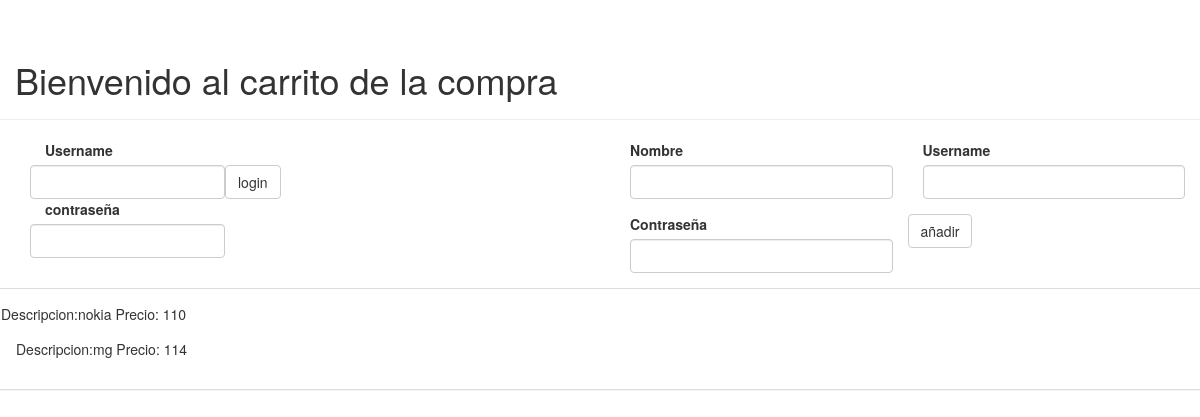
The page / on the database its author committed.
### tables this page shows
CREATE TABLE `productos` (
  `id` bigint(20) NOT NULL,
  `descripcion` varchar(255) NOT NULL,
  `familia` varchar(10) NOT NULL,
  `pvp` varchar(255) NOT NULL
);

### includes/ConnectDB.php (called while the page is built, shortened)
<?php
class ConnectDB
{
	private $_mngDB;
	public function __construct() {
		$this->_host = HOST;
		$this->_database = DATABASE;
		$this->_user = USER;
		$this->_pass = PASS;
		$this->_port = PORT;
		$dsn = 'mysql:host=' . $this->_host . ';'
				. 'dbname=' . $this->_database . ';'
				. 'port=' . $this->_port;
		try {
			$this->_mngDB = new PDO($dsn, $this->_user, $this->_pass);
			$this->_mngDB->query("SET NAMES UTF8");
		} catch (PDOException $e) {
			printf("Conexión fallida: %s\n", $e->getMessage());
			exit();
		}
	}
	public function query($sql, $values=array()) {
		$_result = false;
			try {
			  $result=$this->_mngDB->prepare($sql);
			  $result->execute($values);
  			  $_result = $result->fetchAll(PDO::FETCH_ASSOC);
			} catch (PDOException $e) {
				printf("Conexión fallida: %s\n", $e->getMessage());
				exit();
			}
			return $_result;
	}
}

### includes/ModelProductos.php (called while the page is built, shortened)
<?php
require_once "ConnectDB.php";
class ModelProductos{
    private $conexion ="";
    public function __construct(){
        $this->conexion = new ConnectDB();
    }
    public function mostrar(){
        return $this->conexion->query("SELECT * FROM productos");
    }
}
?>

### modules/listaProductos.php (the view, shortened to what this page needs)
<?php
  $productos = $modelProductos->mostrar();
  foreach ($productos as $id => $producto) {
    echo "<article class=\"panel-body\">
      Descripcion:$producto[descripcion]
      Precio: $producto[pvp]";
  }
?>

### rows shown on the page
productos: descripcion "nokia", pvp "110"
productos: descripcion "mg", pvp "114"
